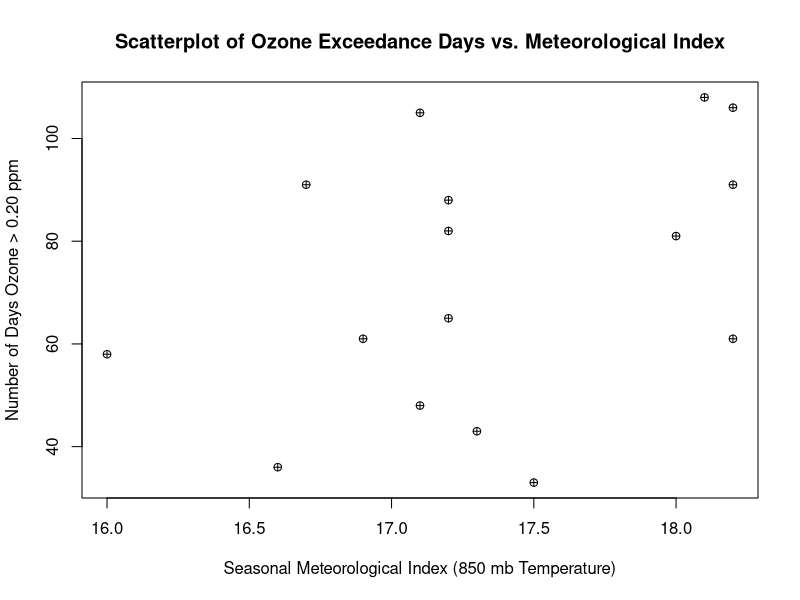
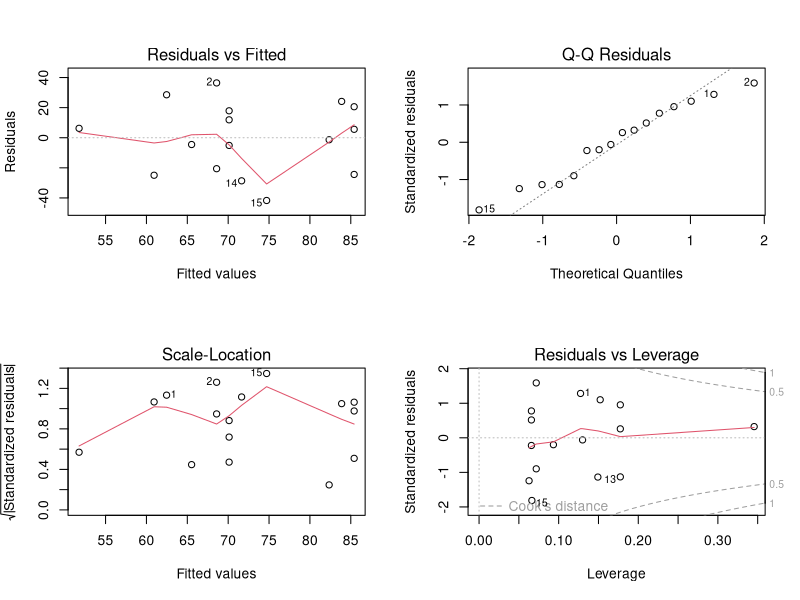
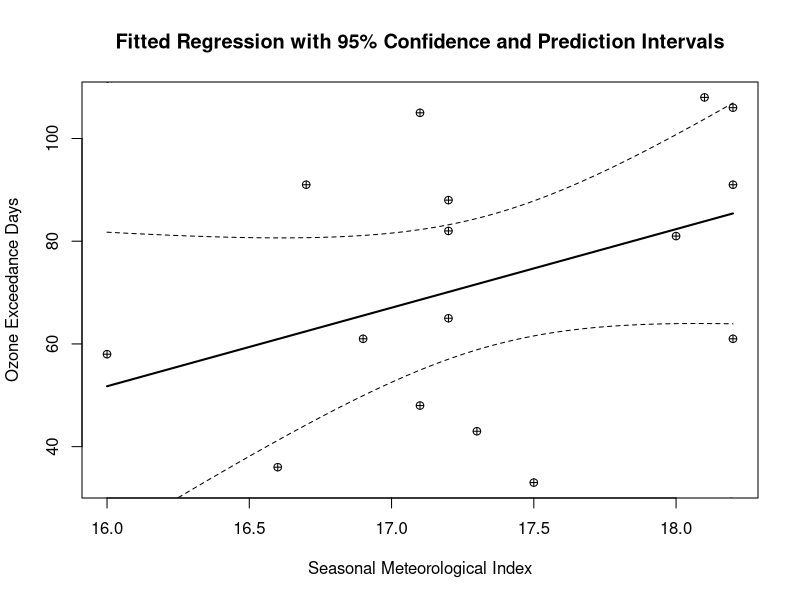

Recreate these plots in R, in order.
## ---- chunk 1
#import the data
ozone_dt<- data.frame(
  Year = 1976:1991,
  Days = c(91,105,106,108,88,91,58,82,81,65,61,48,61,43,33,36),
  Index = c(16.7,17.1,18.2,18.1,17.2,18.2,16.0,17.2,18.0,17.2,16.9,17.1,18.2,17.3,17.5,16.6)
)
ozone_dt
## ---- chunk 2
#create a scatterplot
plot(ozone_dt$Index, ozone_dt$Days,
     xlab = "Seasonal Meteorological Index (850 mb Temperature)",
     ylab = "Number of Days Ozone > 0.20 ppm",
     main = "Scatterplot of Ozone Exceedance Days vs. Meteorological Index",
     pch = 10)
## ---- chunk 3
#create the fit a simple linear regression model with Days as the response
fit <- lm(Days ~ Index, data = ozone_dt)
summary(fit)
## ---- chunk 4
#pull the r quared value out
summary(fit)$r.squared
## ---- chunk 5
#create the 2x2 layout to display 4 diagnostic plots
par(mfrow = c(2,2))
#produce standard regression diagnostic plots for the fitted model
plot(fit)
#reset plotting layout back to a single plot
par(mfrow = c(1,1))
## ---- chunk 6
#create the plot with the original data points
new_index <- data.frame(Index = seq(min(ozone_dt$Index), max(ozone_dt$Index),
length.out = 100))
conf_int <- predict(fit, newdata = new_index, interval = "confidence", level = 0.95)
pred_int <- predict(fit, newdata = new_index, interval = "prediction", level = 0.95)
plot(ozone_dt$Index, ozone_dt$Days,
     xlab = "Seasonal Meteorological Index",
     ylab = "Ozone Exceedance Days",
     main = "Fitted Regression with 95% Confidence and Prediction Intervals",
     pch = 10)
#create the fitted regression line
lines(new_index$Index, conf_int[,"fit"], lwd = 2)
#create the lower bound of the 95% CI
lines(new_index$Index, conf_int[,"lwr"], lty = 2)
#create the upper bound of the 95% CI
lines(new_index$Index, conf_int[,"upr"], lty = 2)
#create the lower bound of the 95% PI
lines(new_index$Index, pred_int[,"lwr"], lty = 3)
#create the upper bound of the 95% PI
lines(new_index$Index, pred_int[,"upr"], lty = 3)
